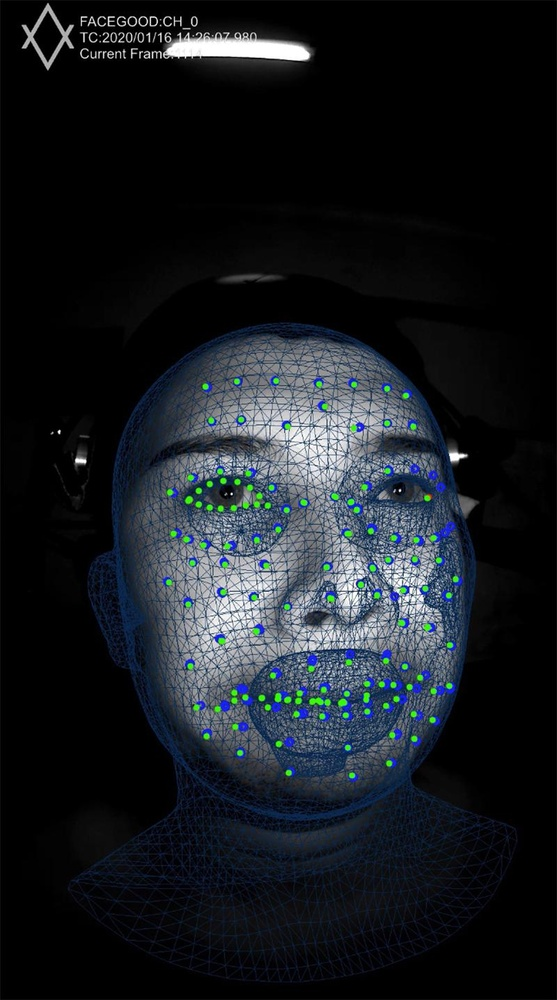
#> input picture backend/test.jpg, 557 x 1000 px, shrunk from 800 x 1436 before the run
$ python -i artifacts.py   (imports and definitions only)
#> lines starting #> are read from the running program, lines starting #| are printed output that depends on the picture
from PIL import Image, ImageStat, ImageFilter


def analyze_artifacts(image_path: str):
    """
    Analyze simple image-level visual artifacts.

    This is a heuristic forensic signal.
    It is not a standalone deepfake detector.
    """
#> called with image_path = '../test.jpg'

    risk_score = 0
    findings = []

    try:

        image = Image.open(image_path).convert("RGB")
#> image is the input picture: PIL image 557x1000 RGB; mean R, G, B 24.5, 29, 34

        # --------------------------------------
        # Image statistics
        # --------------------------------------

        statistics = ImageStat.Stat(image)

        mean_brightness = sum(
            statistics.mean
        ) / 3
#> mean_brightness = 29.19

        stddev = sum(
            statistics.stddev
        ) / 3
#> stddev = 52.05

        # --------------------------------------
        # Extremely low variation
        # --------------------------------------

        if stddev < 10:

            risk_score += 10

            findings.append(
                "Very low image texture variation"
            )

        # --------------------------------------
        # Extremely high variation
        # --------------------------------------

        elif stddev > 100:

            risk_score += 5

            findings.append(
                "High pixel variation detected"
            )

        # --------------------------------------
        # Edge analysis
        # --------------------------------------

        grayscale = image.convert("L")
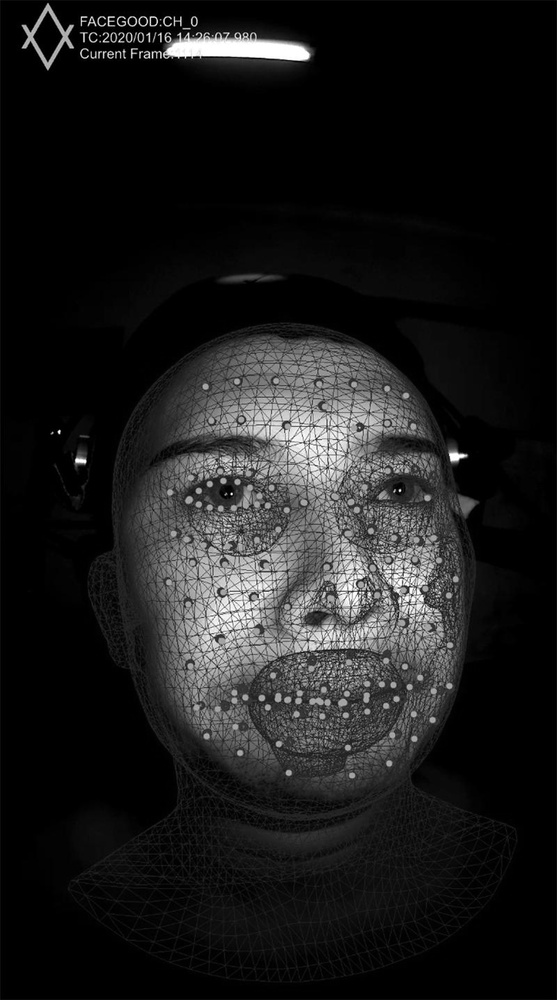
#> grayscale: PIL image 557x1000 L; min 0, max 255, mean 28.3

        edges = grayscale.filter(
            ImageFilter.FIND_EDGES
        )
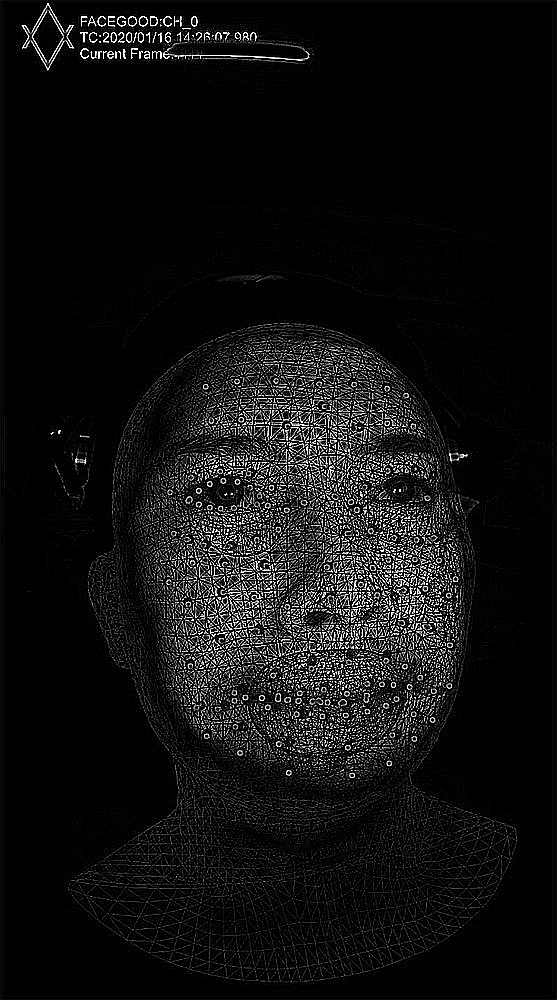
#> edges: PIL image 557x1000 L; min 0, max 255, mean 16.7

        edge_statistics = ImageStat.Stat(edges)

        edge_mean = edge_statistics.mean[0]
#> edge_mean = 16.73

        if edge_mean < 2:

            risk_score += 10

            findings.append(
                "Very low edge detail"
            )

        elif edge_mean > 50:

            risk_score += 5

            findings.append(
                "High edge activity detected"
            )

        # --------------------------------------
        # Final score
        # --------------------------------------

        risk_score = min(
            risk_score,
            100
        )

        if not findings:

            findings.append(
                "No strong basic artifact indicators detected"
            )

        return {
            "artifact_risk": risk_score,
            "mean_brightness": round(
                mean_brightness,
                2
            ),
            "pixel_stddev": round(
                stddev,
                2
            ),
            "edge_mean": round(
                edge_mean,
                2
            ),
            "findings": findings
        }

    except Exception as e:

        return {
            "artifact_risk": 0,
            "mean_brightness": 0,
            "pixel_stddev": 0,
            "edge_mean": 0,
            "findings": [
                f"Artifact analysis error: {str(e)}"
            ]
        }

>>> result = analyze_artifacts('../test.jpg')
#> result = 5 items
